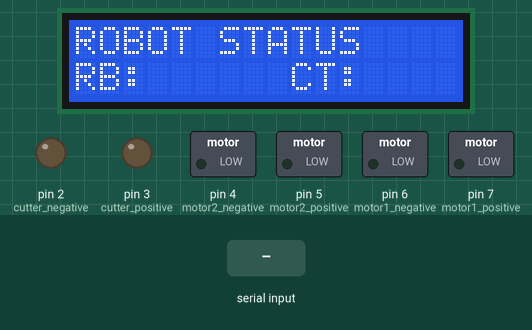
A sketch run on a simulated Arduino Uno, built with avr-gcc and run on an emulated ATmega328P. Shown: 16×2 character LCD, switched loads named in the sketch (green lamp = pin HIGH), output pins drawn as LEDs (lit = HIGH). The test bench sets the inputs (shaded band).

Above: at 3.2 s.
3.3 s: "1" received over Serial
At 6.2 s:
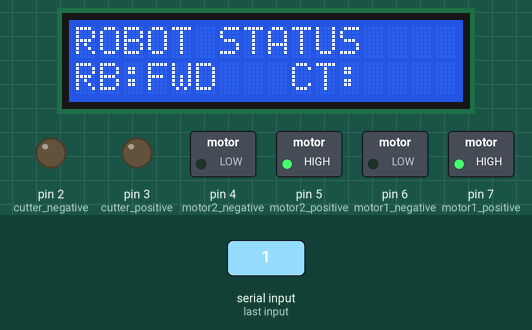
6.3 s: "2" received over Serial
At 9.2 s:
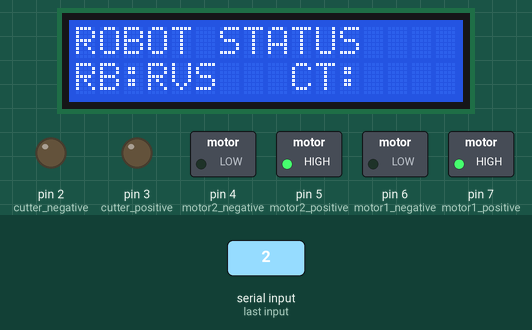
9.3 s: "3" received over Serial
At 12.2 s:
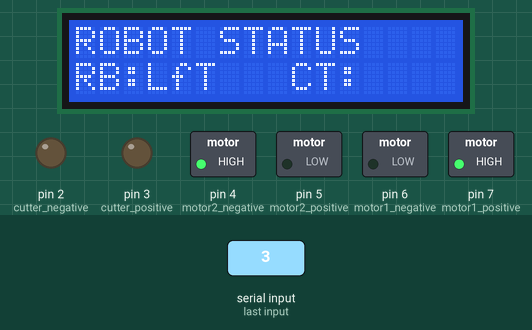
12.3 s: "4" received over Serial
At 15.2 s:
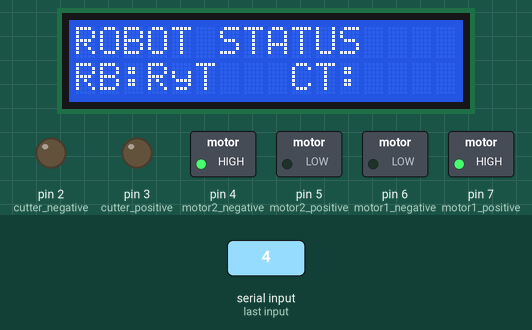
15.3 s: "6" received over Serial
At 18.2 s:
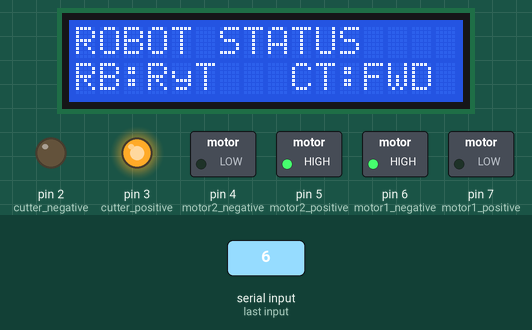
18.3 s: "5" received over Serial
At 22.0 s:
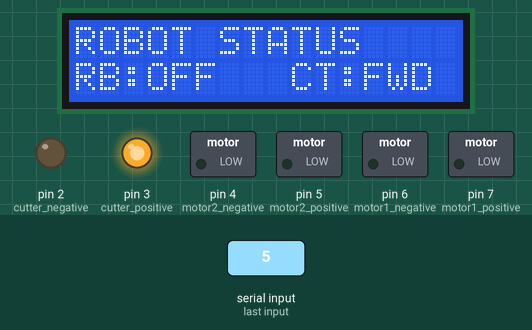
Timing chart, 0 to 22.3 s (numbered marks = the images above; inputs shaded):
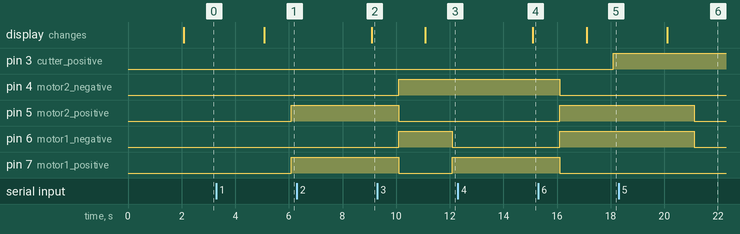

The sketch:

ITROB04.ino
```cpp
/***************************************************************
  TITLE :ITROB04 - GRASS CUTTING ROBOT
****************************************************************/

/********************HEADER FILES*******************************/
#include"global.h"
#include"lcd.h"
#include"cutter.h"
#include"motor.h"

//#include"ultrasonic.h"
//ULTRASONIC ultra;
/***************************************************************/

/**********************FUNCTION DECLRATION**********************/
void F_cutter_state(void);
void F_motor_state(void);
void  bluetooth(void);
int i;
//void  distance_LCD(void);
/****************************************************************/
void setup()
{
  Serial.begin(9600);

  E_CUTTER_STATE = CUTTER_OFF;
  E_MOTOR_STATE = M_OFF;
  lcd.begin(16, 2);
//  ultra.begin(A0, A1);
  pinMode(motor1_positive, OUTPUT);
  pinMode(motor1_negative, OUTPUT);
  pinMode(motor2_positive, OUTPUT);
  pinMode(motor2_negative, OUTPUT);
  pinMode(cutter_positive, OUTPUT);
  pinMode(cutter_negative, OUTPUT);
  lcd.clear();
  lcd.setCursor(1, 0);
  lcd.print("GRASS CUTTING");
  lcd.setCursor(5, 1);
  lcd.print("ROBOT");
  delay(2000);
  lcd.clear();
}

void loop()
{
  i=0;
  lcd.setCursor(0,0);
  lcd.print("ROBOT STATUS");
  lcd.setCursor(0,1);
  lcd.print("RB:");
  lcd.setCursor(9,1);
  lcd.print("CT:");
  F_cutter_state();
  F_motor_state();
  bluetooth();

//  distance_LCD();
  delay(1000);
}

void  bluetooth(void)
{

    if(Serial.available() > 0)
    {
      Incoming_value = (char)Serial.read();
      val=Incoming_value;
      //Serial.print(Incoming_value);
    }
  switch (val)
  {
    case '1':
      E_MOTOR_STATE = M_OFF;
      delay(1000);
      E_MOTOR_STATE = FORWARD;
      lcd.setCursor(3,1);
      lcd.print("FWD");
      break;
    case '2':
      E_MOTOR_STATE = M_OFF;
      delay(1000);
      E_MOTOR_STATE = REVERSE;
      lcd.setCursor(3,1);
      lcd.print("RVS");
      break;
    case '3':
      E_MOTOR_STATE = M_OFF;
      delay(1000);
      E_MOTOR_STATE = LEFT;
      lcd.setCursor(3,1);
      lcd.print("LfT");
      break;
    case '4':
      E_MOTOR_STATE = M_OFF;
      delay(1000);
      E_MOTOR_STATE = RIGHT;
      lcd.setCursor(3,1);
      lcd.print("RyT");
      break;
    case '5':
      E_MOTOR_STATE = M_OFF;
      lcd.setCursor(3,1);
      lcd.print("OFF");
      break;
    case '6':
      E_CUTTER_STATE = CUTTER_OFF;
      delay(1000);
      E_CUTTER_STATE = CUTTER_CW;
      lcd.setCursor(12,1);
      lcd.print("FWD");
      break;
    case '7':
      E_CUTTER_STATE = CUTTER_OFF;
      delay(1000);
      E_CUTTER_STATE = CUTTER_ACW;
      lcd.setCursor(12,1);
      lcd.print("FVS");
      break;
    case '8':
      E_CUTTER_STATE = CUTTER_OFF;
      lcd.setCursor(12,1);
      lcd.print("OFF");
      break;
  }

}

//void  distance_LCD(void)
//{
//  lcd.clear();
//  lcd.setCursor (11, 0);
//  lcd.print("D:");
//  lcd.print(cm);
//  cm = ultra.ultra();
//  if (cm <= 30)
//  {
//    E_MOTOR_STATE = M_OFF;
//    E_CUTTER_STATE = CUTTER_OFF;
//    lcd.setCursor(0, 0);
//    lcd.print("OBSTACLE");
//    lcd.setCursor(0, 1);
//    lcd.print("M_OFF");
//    lcd.setCursor(11, 1);
//    lcd.print("C_OFF");
//  }
//  else
//  {
//    sprintf(G_array, "%-16s", G_motor_names[E_MOTOR_STATE]);
//    lcd.setCursor(0, 0);
//    lcd.print(G_array);
//    lcd.setCursor (11, 0);
//    lcd.print("D:");
//    lcd.print(cm);
//    sprintf(G_array, "%-16s", G_cutter_names[E_CUTTER_STATE]);
//    lcd.setCursor(0, 1);
//    lcd.print(G_array);
//  }
//}
```

cutter.h
```cpp
#ifndef CUTTER_H
#define CUTTER_H
#include"global.h"
void F_cutter_state(void)
{
  switch (E_CUTTER_STATE)
  {
    case CUTTER_CW:
      digitalWrite(cutter_positive, HIGH);       //CUTTER FORWARD
      digitalWrite(cutter_negative, LOW);
      break;
    case CUTTER_ACW:
      digitalWrite(cutter_positive, LOW);       //CUTTER REVERSE
      digitalWrite(cutter_negative, HIGH);
      break;
    case CUTTER_OFF:
      digitalWrite(cutter_positive, LOW);       //CUTTER OFF
      digitalWrite(cutter_negative, LOW);
      break;
  }
}
#endif
```

global.h
```cpp
#ifndef GLOBAL_H
#define GLOBAL_H

/*********************#DEFINE VARIABLES*************************/
#define motor1_positive 7
#define motor1_negative 6
#define motor2_positive 5
#define motor2_negative 4
#define cutter_positive 3
#define cutter_negative 2
//#define trigPin A0
//#define echoPin A1

/****************************************************************/
/********************GLOBAL VARIABLES****************************/
int cm;
const char G_motor_names[5][17] = {"FORWARD", "REVERSE", "RIGHT", "LEFT", "M_OFF"};
const char G_cutter_names[5][17] = {"CUTTER_CW", "CUTTER_ACW", "CUTTER_OFF"};
char G_array[17] = {};
long duration;
char Incoming_value,val;
char voice[25];
String v_val;
enum
{
  FORWARD = 0,
  REVERSE = 1,
  LEFT = 2,
  RIGHT = 3,
  M_OFF = 4
} E_MOTOR_STATE;
enum
{
  CUTTER_CW = 0,
  CUTTER_ACW = 1,
  CUTTER_OFF = 2
} E_CUTTER_STATE;

/****************************************************************/

#endif
```

motor.h
```cpp
#ifndef MOTOR_H
#define MOTOR_H
#include"global.h"
void F_motor_state(void)
{
  switch (E_MOTOR_STATE)
  {
    case FORWARD:
      digitalWrite(motor1_positive, HIGH);
      digitalWrite(motor1_negative, LOW);
      digitalWrite(motor2_positive, HIGH);
      digitalWrite(motor2_negative, LOW);
        //Serial.print("Hello");

      break;
    case REVERSE:
      digitalWrite(motor1_positive, LOW);
      digitalWrite(motor1_negative, HIGH);
      digitalWrite(motor2_positive, LOW);
      digitalWrite(motor2_negative, HIGH);
      break;
    case LEFT:
      digitalWrite(motor1_positive, HIGH);
      digitalWrite(motor1_negative, LOW);
      digitalWrite(motor2_positive, LOW);
      digitalWrite(motor2_negative, HIGH);
      break;
    case RIGHT:
      digitalWrite(motor1_positive, LOW);
      digitalWrite(motor1_negative, HIGH);
      digitalWrite(motor2_positive, HIGH);
      digitalWrite(motor2_negative, LOW);
      break;
    case M_OFF:
      digitalWrite(motor1_positive, LOW);
      digitalWrite(motor1_negative, LOW);
      digitalWrite(motor2_positive, LOW);
      digitalWrite(motor2_negative, LOW);
      break;
  }
}
#endif
```

ultrasonic.cpp
```cpp
#include"ultrasonic.h"
void begin(int trigger_pin, int echo_pin);
int ultra(void);

void ULTRASONIC::begin(int trigPin, int echoPin)
{
  trig = trigPin;
  echo = echoPin;
  pinMode(trig, OUTPUT);
  pinMode(echo, INPUT);
}
int ULTRASONIC::ultra()
{
  digitalWrite(trig, LOW);
  delayMicroseconds(2);
  digitalWrite(trig, HIGH);
  delayMicroseconds(10);
  digitalWrite(trig, LOW);
  dist = pulseIn(echo, HIGH);
  dist = (dist / 2) / 29.1;
  return dist;
}
```

ultrasonic.h
```cpp
#ifndef ULTRASONIC_H
#define ULTRASONIC_H
#include"Arduino.h"

class ULTRASONIC
{
  public:
    int trig=0;
    int echo=0;
    int dist=0;
    void begin(int trigger_pin, int echo_pin);
    int ultra(void);
};
#endif
```

lcd.h
```cpp
#ifndef LCD_H
#define LCD_H
#include<LiquidCrystal.h>
LiquidCrystal lcd(13,12,11,10,9,8);
#endif
```

Measured:
- after the input at 3.3 s, pin 5 (motor2_positive), pin 7 (motor1_positive): LOW → HIGH after 2.8 s; the display: changes after 1.8 s (image 1)
- after the input at 6.3 s, the display: changes after 2.8 s (image 2)
- after the input at 9.3 s, the display: changes after 1.8 s (image 3)
- after the input at 12.3 s, the display: changes after 2.8 s (image 4)
- after the input at 15.3 s, pin 3 (cutter_positive): LOW → HIGH after 2.8 s; the display: changes after 1.8 s (image 5)
- after the input at 18.3 s, pin 5 (motor2_positive), pin 6 (motor1_negative): HIGH → LOW after 2.8 s; the display: changes after 1.8 s (image 6)
